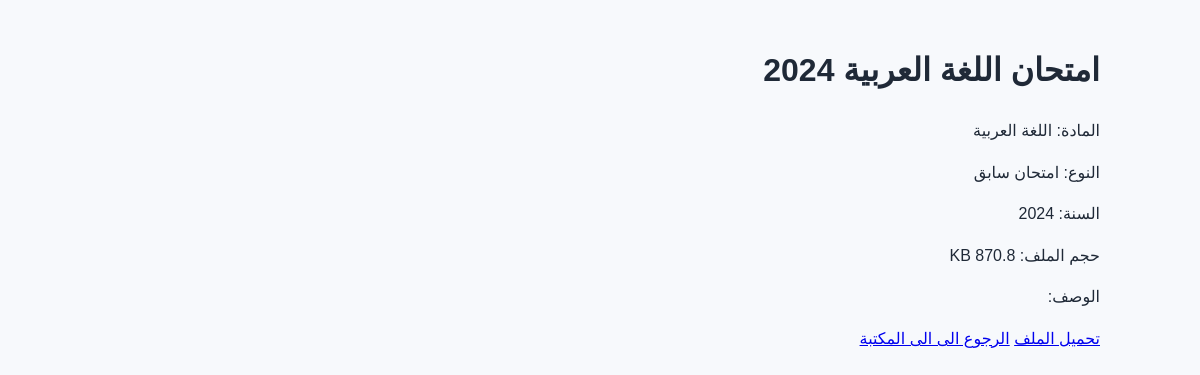
Page /resources/1 on the committed database.
### tables this page shows
CREATE TABLE resources (
    id INTEGER PRIMARY KEY AUTOINCREMENT,
    title TEXT NOT NULL,
    subject TEXT NOT NULL,
    resource_type TEXT NOT NULL,
    year INTEGER,
    description TEXT,
    file_path TEXT,
    file_size INTEGER
    );

### app.py (the view)
@app.route("/resources/<int:resource_id>")
def resource_detail(resource_id):
    connection = get_db()
    resource = connection.execute(
        "SELECT * FROM  resources WHERE id = ?", (resource_id,)
    ).fetchone()
    if resource ["file_size"]:
        file_size = format_file_size(resource["file_size"])
    else:
        file_size = "Unknown"
    connection.close()
    return render_template("resource_detail.html",
                            resource=resource, file_size=file_size,
                            subject_names=subject_names, resource_type_names=resource_type_names)

### app.py (called while the page is built)
def get_db():
    connection = sqlite3.connect("nilearn.db")
    connection.row_factory = sqlite3.Row
    return connection

def format_file_size(size):
    if size < 1024:
        return f"{size} B"
    if size <1024 * 1024:
        return f"{size / 1024:.1f} KB"
    if size < 1024 * 1024 * 1024:
        return f"{size / (1024 * 1024):.1f} MB"
    return f"{size / (1024 * 1024 * 1024):.1f} GB"

### templates/resource_detail.html (shortened to what this page needs)
<!DOCTYPE html>
<html lang="ar" dir="rtl">
    <head>
        <link rel="stylesheet" href="{{ url_for('static', filename='style.css')}}">
    </head>
    <body>
        <h1> {{ resource["title"]}} </h1>
        <p> المادة: {{ subject_names.get(resource["subject"], resource["subject"]) }} </p>
        <p> النوع: {{ resource_type_names.get(resource["resource_type"], resource["resource_type"] )}} </p>
        <p> السنة: {{ resource["year"] }} </p>
        <p> حجم الملف: {{ file_size }}  </p>
        <p> الوصف: {{ resource["description"] }} </p>
        <a href="/download/{{ resource["file_path"] }}" >تحميل الملف</a>
        <a href="/resources"> الرجوع الى الى المكتبة</a>
    </body>
</html>

### static/style.css (style rules this page uses)
body { font-family: Arial, sans-serif; max-width: 1000px; background-color: #f7f9fc; color: #1f2937; margin: 0 auto; padding: 24px; line-height: 1.6; }

### rows in the picture
resources: title "امتحان اللغة العربية 2024", get "اللغة العربية", get "امتحان سابق", year "2024"

### other values in the picture
{{ file_size }} "870.8 KB"
